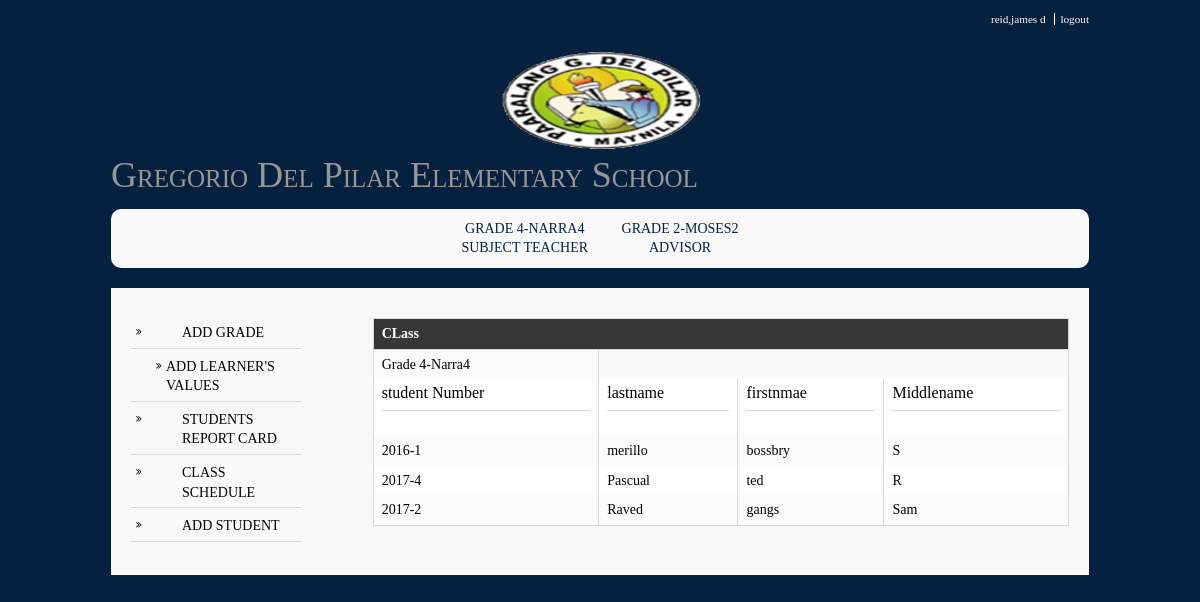
The page /class_handled.php?g=Grade 4-Narra4 &t=Subject_teacher (signed in) on the database its author committed.
### tables this page shows
CREATE TABLE `studentinfo` (
  `studno` varchar(50) NOT NULL,
  `lname` varchar(50) NOT NULL,
  `fname` varchar(50) NOT NULL,
  `mname` varchar(255) NOT NULL,
  `suffix` varchar(255) NOT NULL,
  `bdate` date NOT NULL,
  `age` varchar(255) NOT NULL,
  `gender` varchar(50) NOT NULL,
  `address` varchar(50) NOT NULL,
  `fathername` varchar(50) NOT NULL,
  `mothername` varchar(50) NOT NULL,
  `b_certificate` varchar(20) NOT NULL
);

### class_handled.php (the view, shortened to what this page needs)
<?php
require "required_files.php";
  require_once ("functions/functions.php");
 $g_level = $_GET['g'];
 $t_type= $_GET['t'];
 $teachers_id = $_SESSION["teachers_id"];
 $query = "SELECT distinct glevel_section,type_of_teacher FROM teachers_class where teachers_id LIKE '%$teachers_id%' ";
           $result = mysqli_query($connect, $query);
                  $find_student="SELECT DISTINCT  SI.studno, SI.lname, SI.fname, SI.mname
                   FROM studentinfo SI, student_record SR, teachers_class TC
                   WHERE SI.studno = SR.studno
                   AND   TC.glevel_section = (SELECT DISTINCT CONCAT(SR.grade_level, '-', SR.section) FROM student_record)
                   AND   TC.teachers_id LIKE '%$teachers_id%'
                   AND TC.glevel_section LIKE '%$g_level%'
                          AND SR.school_year = TC.school_year
                            ORDER by SI.lname ASC ";
           $student_result = mysqli_query($connect, $find_student);
 ?>
<!DOCTYPE html>
<html>
<body>
<div class='wrapper row0'>
 <div id='topbar' class='clear'>
<nav>
 <ul>
   <li><a href="teacher_acc.php"><?php echo $_SESSION['lname'].',',$_SESSION['fname'].' ', $_SESSION['mname'];?></a></li>
 <li><a href='logout2.php'>logout</a></li>
 </ul>
 </nav>
 </div>
</div>
<?php
 echo layout();
?>
<div class="wrapper row2">
  <div class="rounded">
    <nav id="mainav" class="clear">
          <ul class="clear">
                  <?php  while ($row= mysqli_fetch_assoc($result)){?>
                  <li><a href="class_handled.php?g=<?php echo $_SESSION['glevel_section'];?>&t=<?php echo $_SESSION['t_type'];?>"><?php echo $_SESSION['glevel_section']."<br>".str_replace('_', ' ',$_SESSION['t_type']) ;  ?></a></li>
                 <?php }?>
                </ul>
    </nav>
  </div>
</div>
<div class="wrapper row3">
  <div class="rounded">
    <main class="container clear">
       <div class="sidebar one_quarter first">
        <nav class="sdb_holder">
        <ul>
        <li><a href="class.php?g=<?php echo $g_level;?>&t=<?php echo $t_type;?>">ADD GRADE</a></li>
        <ul>
        <li><a href="report_card_learners_values.php?g=<?php echo $g_level;?>&t=<?php echo $t_type;?>">ADD LEARNER'S VALUES</a>
        </ul>
        <li><a href="report.php?g=<?php echo $g_level;?>&t=<?php echo $t_type;?>">STUDENTS REPORT CARD</a></li>
         <li><a href="class_sched.php?g=<?php echo $g_level;?>&t=<?php echo $t_type;?>">CLASS SCHEDULE</a></li>
          <li><a href="verify2.php?g=<?php echo $g_level;?>&t=<?php echo $t_type;?>">ADD STUDENT</a></li>
        </ul>
        </nav>
        </div>
               <div id="content" class="three_quarter">
                 <div id="class">
                  <form>
                 <table>
                  <tr><th colspan=4>CLass</th></tr>
                  <tr>
                   <td><?php echo $g_level; ?></td>
                 </tr>
                  <tr><td><h3> student Number  </h3></td><td><h3> lastname </h3></td><td><h3> firstnmae </h3></td><td><h3> Middlename </h3></td>
                  </tr>
                  <?php  while ($row= mysqli_fetch_array($student_result, MYSQLI_ASSOC)){?>
                  <tr>
                  <td><?php echo $row['studno']; ?> </td>
                  <td> <?php echo $row['lname']; ?> </td>
                  <td> <?php echo $row['fname']; ?> </td>
                  <td> <?php echo $row['mname']; ?> </td>
                  </tr>
                  <?php }?>
                  </table>
                  </form>
                  </div>
    </main>
  </div>
</div>
</body>
</html>

### layout/styles/layout.css (style rules this page uses)
#topbar { padding:10px 0 0 0; text-align:right; font-size:.8em; }
#topbar li { display:inline; margin-right:3px; padding-right:8px; border-right:1px solid; }
#topbar li:last-child { margin-right:0; padding-right:0; border:none; }
.container { padding:20px 10px; }
.container h1, .container h2, .container h3, .container h4, .container h5, .container h6, .container .heading { padding-bottom:8px; border-bottom:1px solid; }
.sidebar .sdb_holder { margin-bottom:50px; }
.sidebar .sdb_holder:last-child { margin-bottom:0; }
nav ul, nav ol { margin:0; padding:0; list-style:none; }
#mainav .drop::after, #mainav li li .drop::after, #breadcrumb li a::after, .sidebar nav a::after { position:absolute; font-family:"FontAwesome"; font-size:10px; line-height:10px; }
#mainav { text-align:center; text-transform:uppercase; }
#mainav li { display:inline-block; position:relative; margin:0 30px 0 0; padding:0; }
#mainav li:last-child { margin-right:0; }
#mainav li a { display:block; padding:0; }
.sidebar nav { display:block; width:80%; }
.sidebar nav li { margin:0 0 3px 0; padding:0; }
.sidebar nav a { display:block; position:relative; margin:0; padding:5px 10px 5px 51px; text-decoration:none; border:solid; border-width:0 0 1px 0; }
.sidebar nav a::after { top:9px; left:5px; content:"\f101"; }
.sidebar nav ul ul a { padding-left:35px; }
.sidebar nav ul ul a::after { left:25px; }
table, th, td { border:1px solid; border-collapse:collapse; vertical-align:top; box-sizing:border-box; }
table, th { table-layout:auto; }
table { width:100%; margin-bottom:15px; }
th, td { padding:5px 8px; }
td { border-width:0 1px; }
.rounded, input, button, textarea, #header input, #footer input, #slide-wrapper figcaption, .avatar, #comments li, .faico a, #twitter, .pagination a, .pagination strong { border-radius:10px; }
body { color:#F9F9F9; background-color:#06213F; }
a { color:#55ABDA; }
.rounded { background-color:#F9F9F9; }
.row0, .row0 a { color:#F9F9F9; background-color:#06213F; }
.row1 a { color:#F9F9F9; background-color:inherit; }
.row2, .row2 a { color:#06213F; background-color:inherit; }
.row3 { color:black; background-color:#F9F9F9; }
#topbar li { border-color:#FFFFFF; }
.container h1, .container h2, .container h3, .container h4, .container h5, .container h6, .container .heading { border-color:#D7D7D7; }
#mainav li a { color:inherit; }
.container .sidebar nav a { color:inherit; border-color:#D7D7D7; }
table, th, td, #comments .avatar, #comments input, #comments textarea { border-color:#D7D7D7; }
th { color:#FFFFFF; background-color:#373737; }
tr, #comments li, #comments input[type="submit"], #comments input[type="reset"] { background-color:#FBFBFB; }
tr:nth-child(odd), #comments li:nth-child(odd) { color:inherit; background-color:#FFFFFF; }
@media screen and (min-width:978px) { .wrapper { max-width:978px; } }

### layout/styles/framework.css (style rules this page uses)
html { overflow-y:scroll; }
body { margin:0; padding:0; font-size:14px; line-height:1.4em; }
.clear, .group { display:block; }
.clear::before, .clear::after, .group::before, .group::after { display:table; content:""; }
.clear, .clear::after, .group, .group::after { clear:both; }
a { outline:none; text-decoration:none; }
body, h1, h2, h3, h4, h5, h6, .heading { font-family:Georgia, "Times New Roman", Times, serif; }
form, fieldset, legend { margin:0; padding:0; border:none; }
h1, h2, h3, h4, h5, h6, .heading { display:block; margin:0 0 20px 0; font-size:16px; line-height:normal; font-weight:normal; font-style:normal; }
.wrapper { display:block; margin:0 auto 20px; text-align:left; word-wrap:break-word; }
.rounded, #topbar, #header, #mainav, #slider, .container, #footer, #copyright { display:block; width:100%; box-sizing:border-box; }
.rounded { margin:0; padding:10px; }
address, article, aside, figcaption, figure, footer, header, main, nav, section { display:block; margin:0; padding:0; }
.one_half, .one_third, .two_third, .one_quarter, .two_quarter, .three_quarter { display:inline-block; float:left; margin:0 0 0 3.06748466257669%; list-style:none; box-sizing:border-box; }
.first { margin-left:0; clear:left; }
.one_quarter { width:22.69938650306748%; }
.three_quarter { width:74.23312883435584%; }

### rows shown on the page
studentinfo: studno "2016-1", lname "merillo", fname "bossbry", mname "S"
studentinfo: studno "2017-4", lname "Pascual", fname "ted", mname "R"
studentinfo: studno "2017-2", lname "Raved", fname "gangs", mname "Sam"

### other values the page prints
$_SESSION['lname'] "reid"
$_SESSION['fname'] "james"
$_SESSION['mname'] "d"
$_SESSION['glevel_section'] "GRADE 4-NARRA4"
str_replace('_', ' ',$_SESSION['t_type']) "SUBJECT TEACHER"
$_SESSION['glevel_section'] "GRADE 2-MOSES2"
str_replace('_', ' ',$_SESSION['t_type']) "ADVISOR"
$g_level "Grade 4-Narra4"
